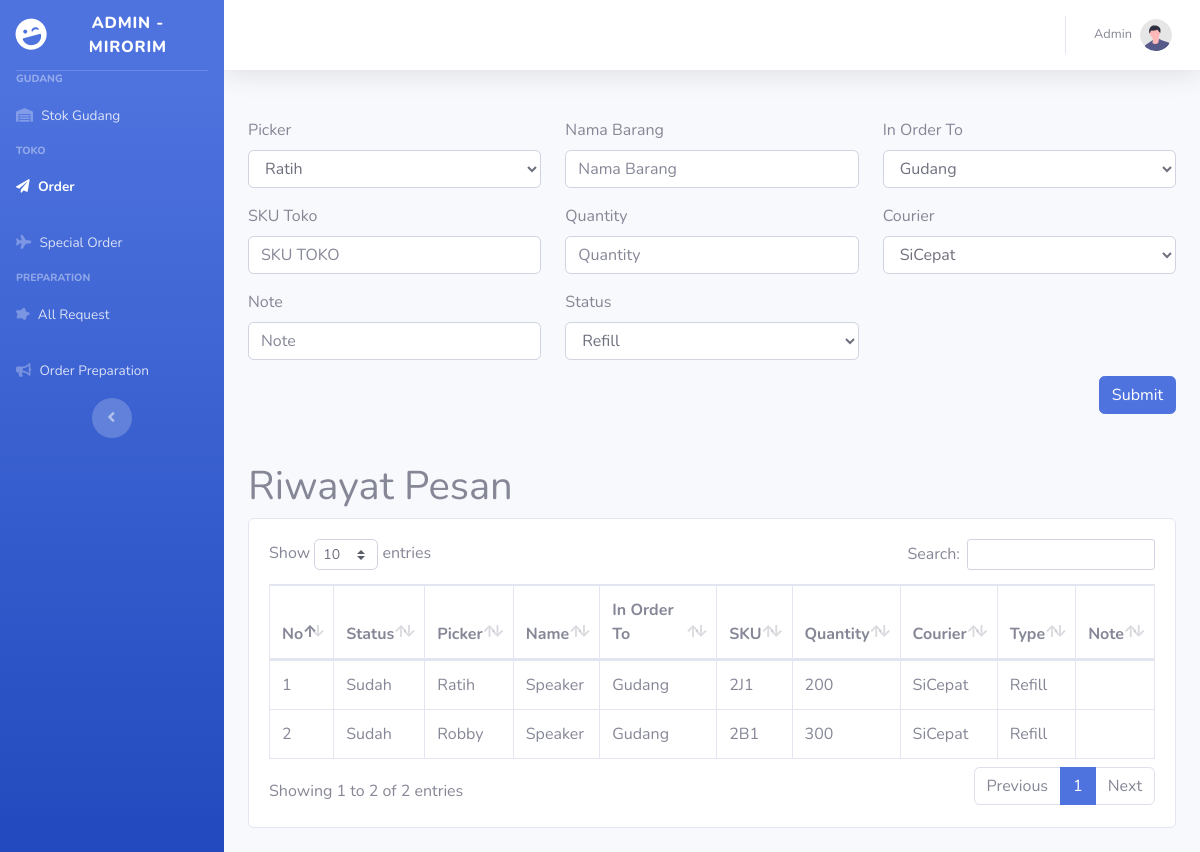
/admin/order.php (signed in), run on the app's committed database.
### tables this page shows
CREATE TABLE `pesan` (
  `idtoko` int(11) NOT NULL,
  `cek` varchar(200) NOT NULL,
  `picker` varchar(200) NOT NULL,
  `nama` varchar(200) NOT NULL,
  `kirimke` varchar(200) NOT NULL,
  `sku` varchar(200) NOT NULL,
  `quantity` int(11) NOT NULL,
  `kurir` varchar(200) NOT NULL,
  `note` varchar(2000) NOT NULL,
  `status` varchar(200) NOT NULL
);

### admin/order.php (the view, shortened to what this page needs)
<?php
require '../gudang/function.php';
?>
<!DOCTYPE html>
<html lang="en">
<head>
    <link href="../vendor/fontawesome-free/css/all.min.css" rel="stylesheet" type="text/css">
    <link href="../css/sb-admin-2.min.css" rel="stylesheet">
    <link href="../vendor/datatables/dataTables.bootstrap4.min.css" rel="stylesheet">
</head>
<body id="page-top">
    <div id="wrapper">
        <ul class="navbar-nav bg-gradient-primary sidebar sidebar-dark accordion" id="accordionSidebar">
            <a class="sidebar-brand d-flex align-items-center justify-content-center" href="index.php">
                <div class="sidebar-brand-icon rotate-n-15">
                    <i class="fas fa-laugh-wink"></i>
                </div>
                <div class="sidebar-brand-text mx-3">Admin - Mirorim</div>
            </a>
            <hr class="sidebar-divider my-0">
            <div class="sidebar-heading">
                Gudang
            </div>
            <li class="nav-item">
                <a class="nav-link" href="index.php">
                    <i class="fas fa-warehouse"></i>
                    <span>Stok Gudang</span></a>
            </li>
            <div class="sidebar-heading">
                Toko
            </div>
            <li class="nav-item active">
                <a class="nav-link" href="order.php">
                    <i class="fas fa-paper-plane"></i>
                    <span>Order</span></a>
            </li>
            <li class="nav-item">
                <a class="nav-link" href="special.php">
                    <i class="fas fa-plane"></i>
                    <span>Special Order</span></a>
            </li>
            <div class="sidebar-heading">
                Preparation
            </div>
            <li class="nav-item">
                <a class="nav-link" href="request.php">
                    <i class="fas fa-splotch"></i>
                    <span>All Request</span></a>
            </li>
            <li class="nav-item">
                <a class="nav-link" href="reqpre.php">
                    <i class="fas fa-bullhorn"></i>
                    <span>Order Preparation</span></a>
            </li>
            <div class="text-center d-none d-md-inline">
                <button class="rounded-circle border-0" id="sidebarToggle"></button>
            </div>
        </ul>
        <div id="content-wrapper" class="d-flex flex-column">
            <div id="content">
                <nav class="navbar navbar-expand navbar-light bg-white topbar mb-4 static-top shadow">
                    <ul class="navbar-nav ml-auto">
                        <li class="nav-item dropdown no-arrow">
                            <a class="nav-link dropdown-toggle" href="#" id="userDropdown" role="button"
                                data-toggle="dropdown" aria-haspopup="true" aria-expanded="false">
                                <span class="mr-2 d-none d-lg-inline text-gray-600 small">Admin</span>
                                <img class="img-profile rounded-circle"
                                    src="../img/undraw_profile.svg">
                            </a>
                        </li>
                    </ul>
                </nav>
                <div class="container-fluid">
                        <br>
                        <form id="contact-form" action="" method="post" role="form" enctype="multipart/form-data" autocomplete="off">
                            <div class="row">
                            <div class="col-md-4">
                                    <div class="form-group" method="post">
                                        <label for="picker">Picker</label>
                                        <select class="form-control" name="picker" id="picker" placeholder="Picker" type="" required="">
                                            <option value="Ratih">Ratih</option>
                                        </select>
                                    </div>
                                    </div>
                                <div class="col-md-4">
                                <div class="form-group">
                                    <label for="nama">Nama Barang</label>
                                    <input class="form-control" name="nama" id="nama" placeholder="Nama Barang" type="text">
                                </div>
                                </div>
                                <div class="col-md-4">
                                    <div class="form-group" method="post">
                                        <label for="kirimke">In Order To</label>
                                        <select class="form-control" name="kirimke" id="kirimke" placeholder="In Order To" type="" required="">
                                            <option value="Gudang">Gudang</option>
                                        </select>
                                    </div>
                                    </div>
                                <div class="col-md-4">
                                <div class="form-group">
                                    <label for="sku">SKU Toko</label>
                                    <input class="form-control  text-uppercase" name="sku" id="sku" placeholder="SKU Toko" type="text" required="">
                                </div>
                                </div>
                                <div class="col-md-4">
                                <div class="form-group">
                                    <label for="quantity">Quantity</label>
                                    <input class="form-control" name="quantity" id="quantity" placeholder="Quantity" type="number" required>
                                </div>
                                </div>
                                <div class="col-md-4">
                                <div class="form-group" method="post">
                                    <label for="kurir">Courier</label>
                                    <select class="form-control" name="kurir" id="kurir" placeholder="Courier" required="">
                                        <option value="SiCepat">SiCepat</option>
                                    </select>
                                </div>
                                </div>
                                <div class="col-md-4">
                                    <div class="form-group">
                                        <label for="note">Note</label>
                                        <input class="form-control" name="note" id="note" placeholder="Note" type="text">
                                    </div>
                                    </div>
                                <div class="col-md-4">
                                <div class="form-group" method="post">
                                    <label for="status">Status</label>
                                    <select class="form-control" name="status" id="status" placeholder="Status" type="" required="">
                                        <option value="Refill">Refill</option>
                                    </select>
                                </div>
                                </div>
                                <div class="col-md-4">
                                    </div>
                                </div>
                                <div class="text-right">
                                <button class="btn btn-primary solid blank" type="submit" name="adminkirim">Submit</button>
                                </div>
                                <br>
                                </form>
                        <h1 class="mt-4">Riwayat Pesan</h1>
                        <div class="card mb-4">
                            <div class="card-body">
                                <div class="table-responsive">
                                    <table class="table table-bordered" id="dataTable" width="100%" cellspacing="0">
                                        <thead>
                                            <tr>
                                                <th>No</th>
                                                <th>Status</th>
                                                <th>Picker</th>
                                                <th>Name</th>
                                                <th>In Order To</th>
                                                <th>SKU</th>
                                                <th>Quantity</th>
                                                <th>Courier</th>
                                                <th>Type</th>
                                                <th>Note</th>
                                            </tr>
                                        </thead>
                                        <tbody>
                                        <?php
                                            $ambildatapesan = mysqli_query($conn, "SELECT * FROM pesan");
                                            $i = 1;
                                            while($data=mysqli_fetch_array($ambildatapesan)){
                                                $check = $data['cek'];
                                                $picker = $data['picker'];
                                                $nama = $data['nama'];
                                                $kirimke = $data['kirimke'];
                                                $sku = $data['sku'];
                                                $quantity = $data['quantity'];
                                                $kurir = $data['kurir'];
                                                $note = $data['note'];
                                                $status = $data['status'];
                                        ?>
                                            <tr>
                                                <td><?=$i++;?></td>
                                                <td><?=$check;?></td>
                                                <td><?=$picker;?></td>
                                                <td><?=$nama;?></td>
                                                <td><?=$kirimke;?></td>
                                                <td class="text-uppercase"><?=$sku;?></td>
                                                <td><?=$quantity;?></td>
                                                <td><?=$kurir;?></td>
                                                <td><?=$status;?></td>
                                                <td><?=$note;?></td>
                                            </tr>
                                        <?php
                                            }
                                        ?>
                                        </tbody>
                                    </table>
                                </div>
                            </div>
                        </div>
                    </div>
            </div>
        </div>
</body>
</html>

### data on the page
pesan: cek "Sudah", picker "Ratih", nama "Speaker", kirimke "Gudang", sku "2J1", quantity "200", kurir "SiCepat", status "Refill"
pesan: cek "Sudah", picker "Robby", nama "Speaker", kirimke "Gudang", sku "2B1", quantity "300", kurir "SiCepat", status "Refill"
